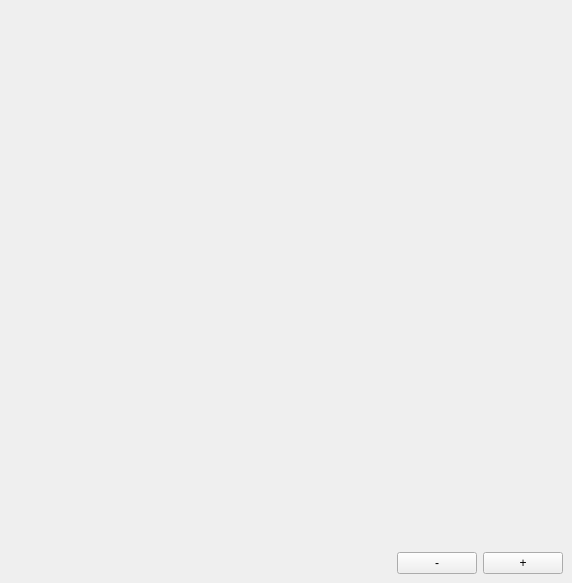
<?xml version="1.0" encoding="UTF-8"?>
<ui version="4.0">
 <class>v3d</class>
 <widget class="QMainWindow" name="v3d">
  <property name="geometry">
   <rect>
    <x>0</x>
    <y>0</y>
    <width>572</width>
    <height>583</height>
   </rect>
  </property>
  <property name="windowTitle">
   <string>GeoModeler</string>
  </property>
  <property name="windowIcon">
   <iconset>
    <normaloff>:/Icons/help.png</normaloff>:/Icons/help.png</iconset>
  </property>
  <property name="iconSize">
   <size>
    <width>22</width>
    <height>22</height>
   </size>
  </property>
  <widget class="QWidget" name="centralwidget">
   <layout class="QVBoxLayout" name="verticalLayout">
    <item>
     <widget class="QVTKOpenGLWidget" name="qvtkOpenGLWidget" native="true">
      <property name="sizePolicy">
       <sizepolicy hsizetype="Preferred" vsizetype="Expanding">
        <horstretch>0</horstretch>
        <verstretch>0</verstretch>
       </sizepolicy>
      </property>
     </widget>
    </item>
    <item>
     <layout class="QHBoxLayout" name="horizontalLayout_2">
      <item>
       <spacer name="horizontalSpacer">
        <property name="orientation">
         <enum>Qt::Horizontal</enum>
        </property>
        <property name="sizeHint" stdset="0">
         <size>
          <width>40</width>
          <height>20</height>
         </size>
        </property>
       </spacer>
      </item>
      <item>
       <widget class="QPushButton" name="btnMenos">
        <property name="text">
         <string>-</string>
        </property>
       </widget>
      </item>
      <item>
       <widget class="QPushButton" name="btnMais">
        <property name="text">
         <string>+</string>
        </property>
       </widget>
      </item>
     </layout>
    </item>
   </layout>
  </widget>
  <action name="actionOpenFile">
   <property name="enabled">
    <bool>true</bool>
   </property>
   <property name="icon">
    <iconset>
     <normaloff>:/Icons/fileopen.png</normaloff>:/Icons/fileopen.png</iconset>
   </property>
   <property name="text">
    <string>Open File...</string>
   </property>
  </action>
  <action name="actionExit">
   <property name="icon">
    <iconset>
     <normaloff>.</normaloff>.</iconset>
   </property>
   <property name="text">
    <string>Exit</string>
   </property>
  </action>
  <action name="actionPrint">
   <property name="icon">
    <iconset>
     <normaloff>:/Icons/print.png</normaloff>:/Icons/print.png</iconset>
   </property>
   <property name="text">
    <string>Print</string>
   </property>
  </action>
  <action name="actionHelp">
   <property name="icon">
    <iconset>
     <normaloff>:/Icons/help.png</normaloff>:/Icons/help.png</iconset>
   </property>
   <property name="text">
    <string>Help</string>
   </property>
  </action>
  <action name="actionSave">
   <property name="icon">
    <iconset>
     <normaloff>:/Icons/filesave.png</normaloff>:/Icons/filesave.png</iconset>
   </property>
   <property name="text">
    <string>Save</string>
   </property>
  </action>
 </widget>
 <customwidgets>
  <customwidget>
   <class>QVTKOpenGLWidget</class>
   <extends>QWidget</extends>
   <header>QVTKOpenGLWidget.h</header>
  </customwidget>
 </customwidgets>
 <resources/>
 <connections>
  <connection>
   <sender>btnMenos</sender>
   <signal>clicked()</signal>
   <receiver>v3d</receiver>
   <slot>onMenos()</slot>
   <hints>
    <hint type="sourcelabel">
     <x>444</x>
     <y>560</y>
    </hint>
    <hint type="destinationlabel">
     <x>390</x>
     <y>562</y>
    </hint>
   </hints>
  </connection>
  <connection>
   <sender>btnMais</sender>
   <signal>clicked()</signal>
   <receiver>v3d</receiver>
   <slot>onMais()</slot>
   <hints>
    <hint type="sourcelabel">
     <x>543</x>
     <y>562</y>
    </hint>
    <hint type="destinationlabel">
     <x>567</x>
     <y>557</y>
    </hint>
   </hints>
  </connection>
 </connections>
 <slots>
  <slot>onMenos()</slot>
  <slot>onMais()</slot>
 </slots>
</ui>
